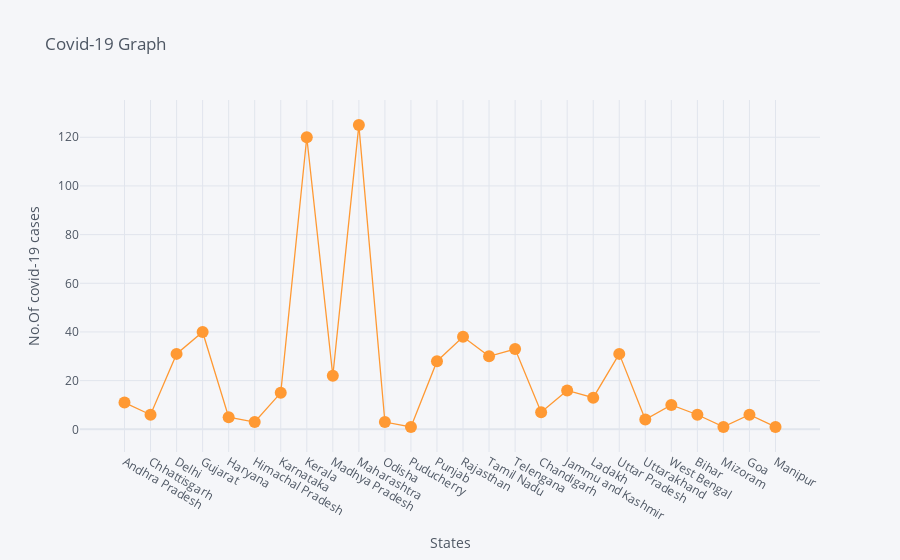

Notebook code for this chart:
### Code cell
df.iplot(kind='scatter',x='Name of State / UT',y='Active cases',mode='markers+lines',title="Covid-19 Graph",xTitle="States",yTitle="No.Of covid-19 cases")

### Figure 1 — Plotly figure (JSON) as saved in the notebook; plotly's stock layout.template omitted (floating-point values rounded to 4 significant figures)
{"data": [{"line": {"color": "rgba(255, 153, 51, 1.0)", "dash": "solid", "shape": "linear", "width": 1.3}, "marker": {"size": 12, "symbol": "circle"}, "mode": "markers+lines", "name": "Active cases", "text": "", "type": "scatter", "x": ["Andhra Pradesh", "Chhattisgarh", "Delhi", "Gujarat", "Haryana", "Himachal Pradesh", "Karnataka", "Kerala", "Madhya Pradesh", "Maharashtra", "Odisha", "Puducherry", "Punjab", "Rajasthan", "Tamil Nadu", "Telengana", "Chandigarh", "Jammu and Kashmir", "Ladakh", "Uttar Pradesh", "Uttarakhand", "West Bengal", "Bihar", "Mizoram", "Goa", "Manipur"], "y": [11, 6, 31, 40, 5, 3, 15, 120, 22, 125, 3, 1, 28, 38, 30, 33, 7, 16, 13, 31, 4, 10, 6, 1, 6, 1]}], "layout": {"legend": {"bgcolor": "#F5F6F9", "font": {"color": "#4D5663"}}, "paper_bgcolor": "#F5F6F9", "plot_bgcolor": "#F5F6F9", "title": {"font": {"color": "#4D5663"}, "text": "Covid-19 Graph"}, "xaxis": {"gridcolor": "#E1E5ED", "showgrid": true, "tickfont": {"color": "#4D5663"}, "title": {"font": {"color": "#4D5663"}, "text": "States"}, "zerolinecolor": "#E1E5ED"}, "yaxis": {"gridcolor": "#E1E5ED", "showgrid": true, "tickfont": {"color": "#4D5663"}, "title": {"font": {"color": "#4D5663"}, "text": "No.Of covid-19 cases"}, "zerolinecolor": "#E1E5ED"}}}
